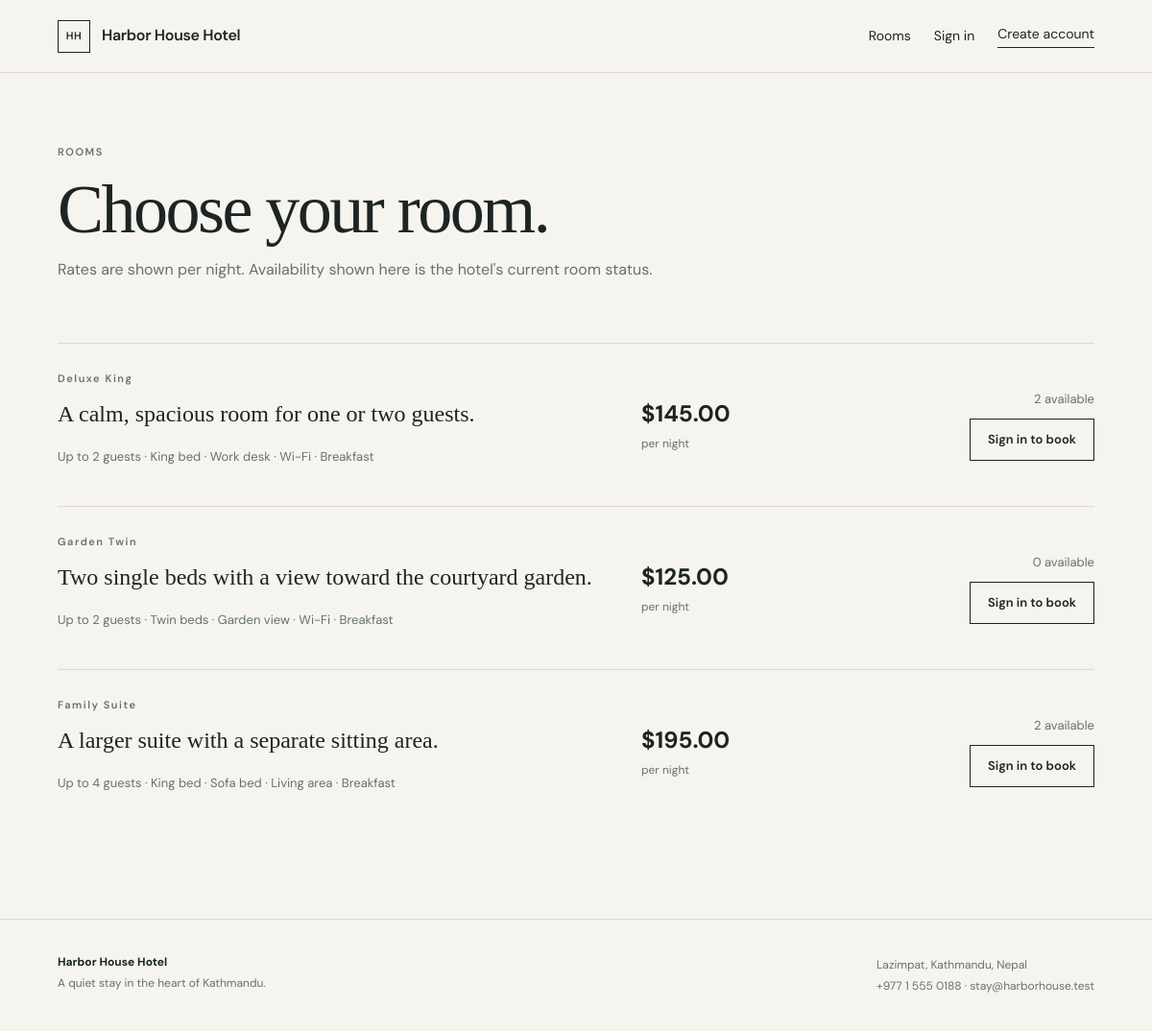
/rooms/, run on the app's committed database.
### hotel/models.py (models this page shows, shortened)
class HotelProfile(models.Model):
    name = models.CharField(max_length=160)
    tagline = models.CharField(max_length=240, blank=True)
    about = models.TextField(blank=True)
    phone = models.CharField(max_length=80, blank=True)
    email = models.EmailField(blank=True)
    address = models.CharField(max_length=240, blank=True)
    check_in_time = models.TimeField(default="14:00")
    check_out_time = models.TimeField(default="11:00")

class RoomType(models.Model):
    name = models.CharField(max_length=120)
    description = models.TextField(blank=True)
    capacity = models.PositiveIntegerField(default=2)
    nightly_rate = models.DecimalField(max_digits=10, decimal_places=2)
    amenities = models.JSONField(default=list, blank=True)

class Room(models.Model):
    STATUS_CHOICES = [
        ("available", "Available"),
        ("occupied", "Occupied"),
        ("cleaning", "Cleaning"),
        ("maintenance", "Maintenance"),
    ]
    number = models.CharField(max_length=20, unique=True)
    floor = models.PositiveIntegerField(default=1)
    room_type = models.ForeignKey(RoomType, on_delete=models.PROTECT, related_name="rooms")
    status = models.CharField(max_length=20, choices=STATUS_CHOICES, default="available")

### hotel/views.py (the view)
# urls.py: path("rooms/", api_views.room_list),
def rooms(request):
    room_types = []
    for room_type in __import__("hotel.models", fromlist=["RoomType"]).RoomType.objects.all():
        room_types.append({
            "type": room_type,
            "rooms": room_type.rooms.filter(status="available"),
        })
    return render(request, "hotel/rooms.html", {
        **hotel_context(),
        "room_types": room_types,
        "today": date.today().isoformat(),
    })

### hotel/views.py (called while the page is built)
def hotel_context():
    return {"hotel": HotelProfile.objects.first()}

### templates/hotel/rooms.html (shortened to what this page needs)
{% extends "base.html" %}
{% block content %}
<section class="page-heading">
  <p class="eyebrow">ROOMS</p>
  <h1>Choose your room.</h1>
  <p>Rates are shown per night. Availability shown here is the hotel's current room status.</p>
</section>
<section class="room-list">
{% for item in room_types %}
  <article class="room-row">
    <div>
      <p class="eyebrow">{{ item.type.name }}</p>
      <h2>{{ item.type.description }}</h2>
      <p>Up to {{ item.type.capacity }} guests · {{ item.type.amenities|join:" · " }}</p>
    </div>
    <div class="room-price"><strong>${{ item.type.nightly_rate }}</strong><span>per night</span></div>
    <div class="room-action">
      <p>{{ item.rooms|length }} available</p>
      {% if request.user.is_authenticated %}
        <a class="button button-dark" href="{% url 'booking_create' %}">Book this room</a>
      {% else %}
        <a class="button button-light" href="{% url 'login' %}?next=/book/">Sign in to book</a>
      {% endif %}
    </div>
  </article>
{% empty %}
  <p>No rooms have been configured yet.</p>
{% endfor %}
</section>
{% endblock %}

### templates/base.html (shortened to what this page needs)
{% load static %}
<!doctype html>
<html lang="en">
<head>
  <link rel="stylesheet" href="{% static 'css/site.css' %}?v=1.2">
</head>
<body>
<header class="site-header">
  <a class="brand" href="{% url 'home' %}">
    <span class="brand-mark">HH</span>
    <span>{{ hotel.name|default:"Hotel" }}</span>
  </a>
  <nav>
    <a href="{% url 'rooms' %}">Rooms</a>
    {% if request.user.is_authenticated %}
      <a href="{% url 'my_bookings' %}">My bookings</a>
      <a href="{% url 'profile' %}">Profile</a>
      {% if request.user.is_staff %}<a href="{% url 'crm_dashboard' %}">CRM</a>{% endif %}
      <a href="{% url 'logout' %}">Sign out</a>
    {% else %}
      <a href="{% url 'login' %}">Sign in</a>
      <a class="nav-cta" href="{% url 'signup' %}">Create account</a>
    {% endif %}
  </nav>
</header>
<main>{% block content %}{% endblock %}</main>
<footer class="site-footer">
  <div>
    <strong>{{ hotel.name|default:"Hotel" }}</strong>
    <p>{{ hotel.tagline }}</p>
  </div>
  <div>
    <p>{{ hotel.address }}</p>
    <p>{{ hotel.phone }} · {{ hotel.email }}</p>
  </div>
</footer>
</body>
</html>

### static/css/site.css (style rules this page uses)
:root { --ink: #1c2523; --muted: #66716d; --paper: #f6f4ef; --panel: #fffdfa; --line: #ddd9d0; --accent: #a65d3f; --soft: #ece8df; --good: #356b4d; --warn: #9a6b27; --danger: #a24d4d; }
* { box-sizing: border-box }
body { margin: 0; background: var(--paper); color: var(--ink); font-family: "DM Sans", sans-serif; line-height: 1.55 }
a { color: inherit }
.site-header { height: 76px; border-bottom: 1px solid var(--line); display: flex; align-items: center; justify-content: space-between; padding: 0 5vw; background: rgba(246, 244, 239, .96); position: sticky; top: 0; z-index: 5 }
.brand { display: flex; gap: 12px; align-items: center; text-decoration: none; font-weight: 600; letter-spacing: -.02em }
.brand-mark { width: 34px; height: 34px; border: 1px solid var(--ink); display: grid; place-items: center; font-size: 11px; letter-spacing: .05em }
nav { display: flex; align-items: center; gap: 24px; font-size: 14px }
nav a { text-decoration: none }
.nav-cta { border-bottom: 1px solid var(--ink); padding-bottom: 3px }
main { min-height: calc(100vh - 180px) }
.eyebrow { font-size: 11px; letter-spacing: .14em; font-weight: 600; color: var(--muted); margin: 0 0 14px }
h1, h2, h3, p { margin-top: 0 }
.hero h1, .page-heading h1, .crm-header h1, .auth-intro h1 { font-family: "Playfair Display", serif; font-weight: 500; line-height: 1.05; letter-spacing: -.035em }
.button { display: inline-flex; justify-content: center; align-items: center; min-height: 44px; padding: 0 18px; text-decoration: none; border: 1px solid var(--ink); font: 600 13px "DM Sans", sans-serif; cursor: pointer }
.button-light { background: transparent; color: var(--ink) }
.page-heading, .crm-header { max-width: 1240px; margin: 0 auto; padding: 74px 5vw 48px }
.page-heading h1, .crm-header h1 { font-size: clamp(44px, 6vw, 72px); margin-bottom: 12px }
.page-heading p:not(.eyebrow), .crm-header p:not(.eyebrow) { color: var(--muted); max-width: 650px }
.room-list { max-width: 1240px; margin: 0 auto; padding: 0 5vw 90px }
.room-row { display: grid; grid-template-columns: 1.7fr .6fr .7fr; gap: 30px; padding: 28px 0; border-top: 1px solid var(--line); align-items: center }
.room-row h2 { font: 500 24px/1.2 "Playfair Display", serif; max-width: 600px }
.room-row p:not(.eyebrow) { color: var(--muted); font-size: 13px }
.room-price strong { display: block; font-size: 24px }
.room-price span { font-size: 12px; color: var(--muted) }
.room-action { text-align: right }
.room-action p { margin-bottom: 10px }
.site-footer { border-top: 1px solid var(--line); padding: 35px 5vw; display: flex; justify-content: space-between; color: var(--muted); font-size: 12px }
.site-footer strong { color: var(--ink) }
.site-footer p { margin: 3px 0 }

### data on the page
HotelProfile: name "Harbor House Hotel", tagline "A quiet stay in the heart of Kathmandu.", address "Lazimpat, Kathmandu, Nepal", phone "+977 1 555 0188", email "stay@harborhouse.test"
RoomType: type.name "Deluxe King", type.description "A calm, spacious room for one or two guests.", type.capacity "2", type.amenities "King bed · Work desk · Wi-Fi · Breakfast", type.nightly_rate "145.00", rooms|length "2"
RoomType: type.name "Garden Twin", type.description "Two single beds with a view toward the courtyard garden.", type.capacity "2", type.amenities "Twin beds · Garden view · Wi-Fi · Breakfast", type.nightly_rate "125.00", rooms|length "0"
RoomType: type.name "Family Suite", type.description "A larger suite with a separate sitting area.", type.capacity "4", type.amenities "King bed · Sofa bed · Living area · Breakfast", type.nightly_rate "195.00", rooms|length "2"
